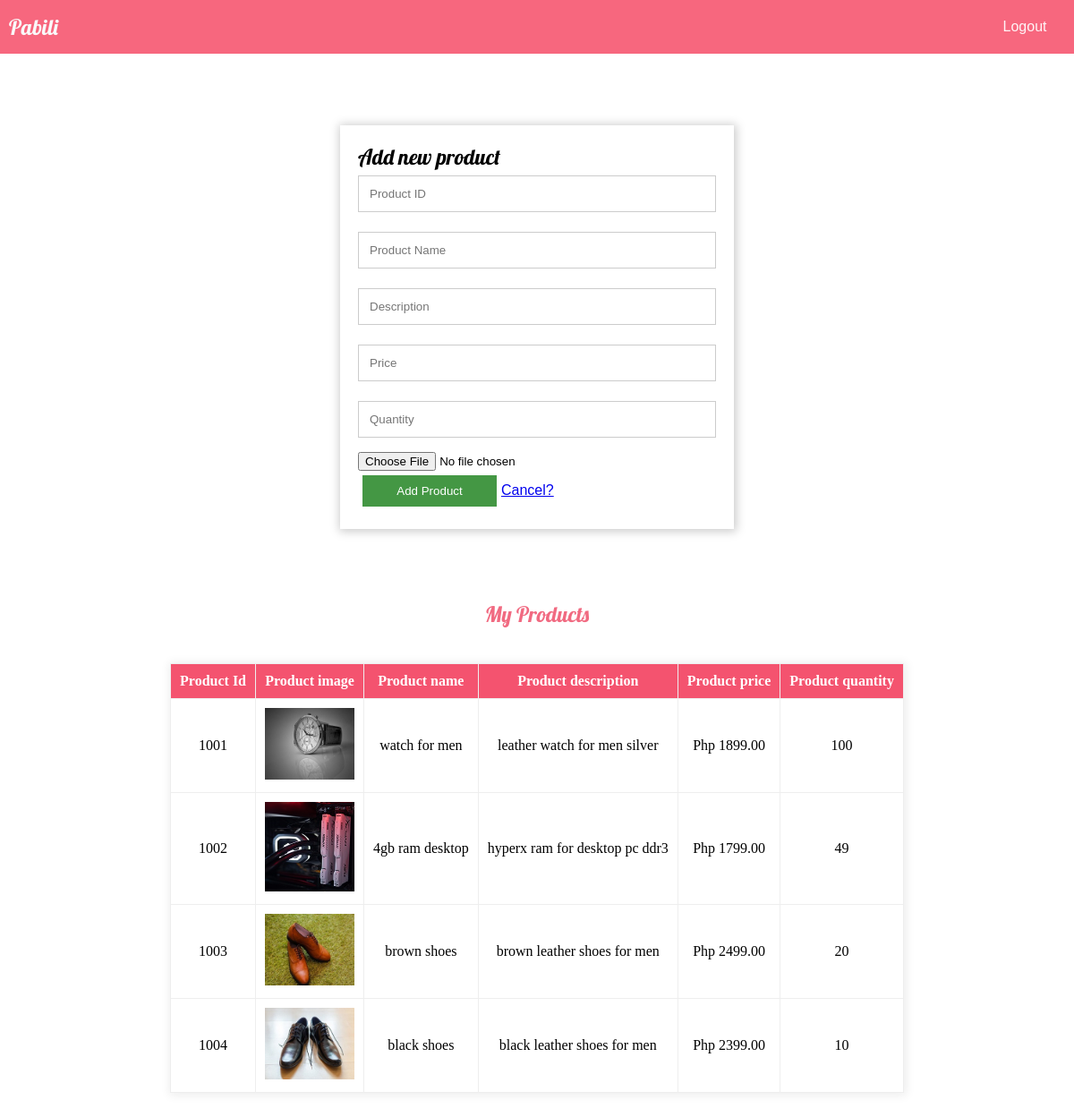
The app's page /seller.page.php (signed in) with its own data.
### tables this page shows
CREATE TABLE `tbl_products` (
  `id` int(11) NOT NULL,
  `product_id` int(11) NOT NULL,
  `seller_id` int(11) NOT NULL,
  `product_name` varchar(150) NOT NULL,
  `description` varchar(250) NOT NULL,
  `price` decimal(6,2) NOT NULL,
  `quantity` int(11) NOT NULL,
  `product_image` varchar(250) NOT NULL
);

### includes/dbh.inc.php (called while the page is built, shortened)
<?php
class Database{
    protected function db_connect(){
        $this->dbhost ="localhost";
        $this->dbuser="root";
        $this->dbpass="";
        $this->dbname="db_pabili";
     $this->connection = new mysqli($this->dbhost,$this->dbuser,$this->dbpass,$this->dbname);
    return $this->connection;
    }
}
?>

### includes/select.class.php (called while the page is built, shortened)
<?php
include_once 'dbh.inc.php';
 class Select_class extends Database{
    public function select_seller_products($current_seller_id){
        $query ="Select * from tbl_products where seller_id ='$current_seller_id'";
        $result=mysqli_query($this->connection,$query);
        return $result;
    }
 }
?>

### seller.page.php (the view, shortened to what this page needs)
<?php
$current_seller_id = $_SESSION['id'];
?>
<?php
   include 'includes/select.class.php';
   $conn_select_all_products = new Select_class();
    $conn_get_products= $conn_select_all_products->select_seller_products($current_seller_id);
?>
<!DOCTYPE html>
<html lang="en">
<head>
    <link rel="stylesheet" href="css/main.css"/>
</head>
<body>
<div class="page-container">
    <div class="top-header">
        <div class="logo">
            <h2>Pabili</h2>
            </div>
            <div class="nav-login">
            <nav class="main-nav">
                <ul>
                <li><a href="logout.php" id="login">Logout</a></li>
                </ul>
            </nav>
        </div>
    </div>
    <div class="add_new_product_form" style="width:400px;box-shadow:1px 1px 10px 2px #ccc;padding:20px;margin:80px auto;">
        <h2>Add new product</h2>
        <form action="functions/create.func.php?seller_id=<?php echo $_SESSION['id'];?>" method="post" enctype="multipart/form-data">
        <input type="text" name="Prod_id" placeholder="Product ID" require/>
        <input type="text" name="Product_name" placeholder="Product Name" require/>
        <input type="text" name="Product_description" placeholder="Description" require/>
        <input type="number" name="Product_price" placeholder="Price" require/>
        <input type="text" name="Product_quantity" placeholder="Quantity" require/>
        <input type="file" name="Product_image" placeholder="Product Image" value="Product Image" require/>
        <input type="submit" name="add-product-btn" value="Add Product" class="addproduct-btn btn-add"><a href="seller.page.php" >Cancel?</a>
        </form>
    </div><h2 style="text-align:center;color:#f16a81;">My Products</h2>
    <table style="border-collapse:collapse;margin:40px auto;max-width:80%;box-shadow:1px 1px 10px 2px #eee;">
        <tr>
            <th>Product Id</th>
            <th>Product image</th>
            <th>Product name</th>
            <th>Product description</th>
            <th>Product price</th>
            <th>Product quantity</th>
        </tr>
        <?php
    while($row=mysqli_fetch_array($conn_get_products)){
    ?>
        <tr>
            <td><?php echo $row['product_id'];?></td>
            <td><img style="max-width:100px;"src="<?php echo $row['product_image'];?>" alt="<?php echo $row['product_image'];?>"></td>
            <td><?php echo $row['product_name'];?></td>
            <td><?php echo $row['description'];?></td>
            <td>Php <?php echo $row['price'];?></td>
            <td><?php echo $row['quantity'];?></td>
        </tr>
    <?php
    }
    ?>
    </table>
</div>

### css/main.css (style rules this page uses)
* { margin:0;padding:0; }
h2 { font-family: Lobster; font-weight: 400; }
a { font-family: 'Gill Sans', 'Gill Sans MT', Calibri, 'Trebuchet MS', sans-serif; font-weight: 500; }
.top-header { padding:10px; background-color: #f7677e; display:flex; flex-wrap:wrap; justify-content: center; }
.logo { flex:1 0 150px; padding:px; width:250px; color:#fafafa; font-weight: 200; line-height: 40px; }
.nav-login { flex:1 0 160px; padding:5px; width:250px; }
nav ul { max-width:100%; float:right; color:rgba(255, 255, 255, 0.933); }
nav li { list-style: none; display: inline-block; width:80px; text-align: center; line-height: 30px; color:rgba(255, 255, 255, 0.933); }
li a { color:rgba(255, 255, 255, 0.933); text-decoration: none; }
form input[type=text],input[type=password],input[type=date],input[type=email],input[type=number] { width: 100%; padding: 12px; border: 1px solid #ccc; box-sizing: border-box; margin-top: 6px; margin-bottom: 16px; resize: vertical; }
.login-btn,.btn-add { margin:5px; padding:10px; width:150px; display: inline-block; background: rgb(68, 151, 68); color:#fff; border:none; }

### seller.page.php (style rules this page uses)
th { background:#f4536f; color:white; font-weight:600; }
th,td { padding:10px; border:1px solid #eee; text-align:center; font-family:calibri; }

### records on screen
tbl_products: product "1001", product_image (picture), product_name "watch for men", description "leather watch for men silver", price "1899.00", quantity "100"
tbl_products: product "1002", product_image (picture), product_name "4gb ram desktop", description "hyperx ram for desktop pc ddr3", price "1799.00", quantity "49"
tbl_products: product "1003", product_image (picture), product_name "brown shoes", description "brown leather shoes for men", price "2499.00", quantity "20"
tbl_products: product "1004", product_image (picture), product_name "black shoes", description "black leather shoes for men", price "2399.00", quantity "10"
